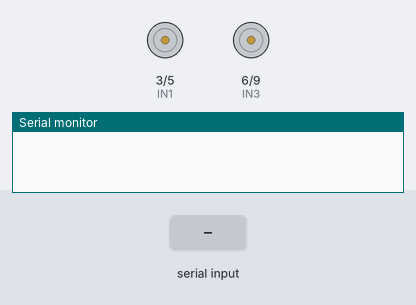
Recording of a sketch running on a simulated Arduino Uno, built with avr-gcc and run on an emulated ATmega328P. Shown: motor-driver pin pairs drawn as motors (green arrow = first pin HIGH = forward, orange = second pin HIGH = backward, longer = more drive), the last lines printed to the serial monitor. The inputs (shaded band) are chosen by the test bench.

Above: at 1.2 s.
1.3 s: "F" received over the second serial link
At 1.7 s:
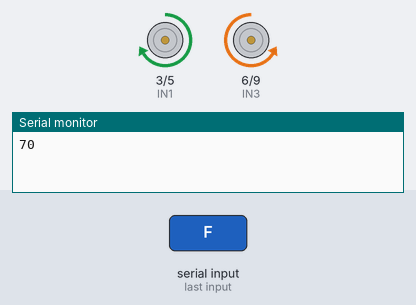
2.8 s: "B" received over the second serial link
At 4.0 s:
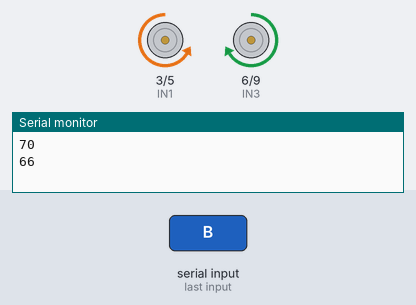
4.3 s: "L" received over the second serial link
At 5.2 s:
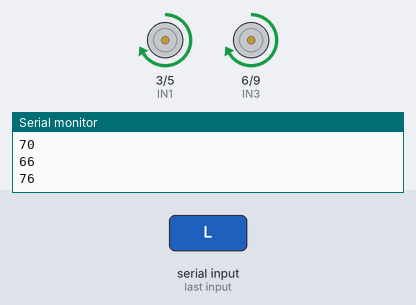
5.8 s: "R" received over the second serial link
At 6.3 s:
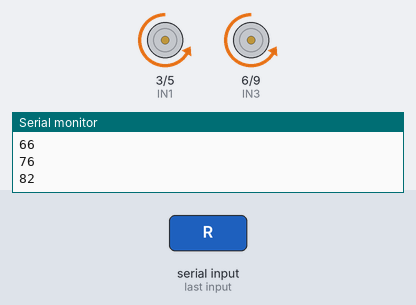
Timing chart, 0 to 8.3 s (numbered marks = the images above; inputs shaded):
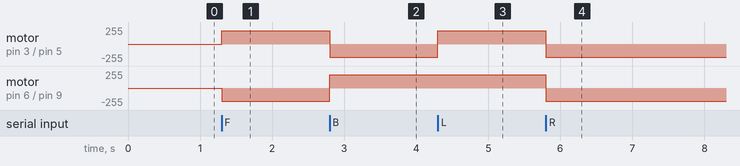

The sketch:

RC_car.ino
```cpp
#include<SoftwareSerial.h>


#define TxD 11
#define RxD 10


SoftwareSerial bluetoothSerial(TxD, RxD);


const int IN1=3;
const int IN2=5;
const int IN3=6;
const int IN4=9;

 int BluetoothData;

 int  SPEED_Control=200;

void setup() {
  Serial.begin(9600);

               bluetoothSerial.begin(9600);
               Serial.begin(9600);

pinMode( IN1 ,OUTPUT);
pinMode( IN2 ,OUTPUT);
pinMode( IN3 ,OUTPUT);
pinMode( IN4 ,OUTPUT);

}
void FORWARD(int Speed){


  analogWrite(IN1,Speed);
  analogWrite(IN2,0);
  analogWrite(IN3,0);
  analogWrite(IN4,Speed);
}

void BACKWARD(int Speed){

  analogWrite(IN1,0);
  analogWrite(IN2,Speed);
  analogWrite(IN3,Speed);
  analogWrite(IN4,0);
}
void RIGHT(int Speed){

  analogWrite(IN2,Speed);
  analogWrite(IN1,0);
  analogWrite(IN4,Speed);
  analogWrite(IN3,0);
}
void LEFT(int Speed){

  analogWrite(IN1,Speed);
  analogWrite(IN2,0);
  analogWrite(IN3,Speed);
  analogWrite(IN4,0);
}
void Stop(){
  analogWrite(IN1,0);
  analogWrite(IN2,0);
  analogWrite(IN3,0);
  analogWrite(IN4,0);
}

void loop() {
 //Rise Up

 if(bluetoothSerial.available()){
    BluetoothData = bluetoothSerial.read();
    Serial.println(BluetoothData);

  if(BluetoothData=='F'){


   FORWARD(SPEED_Control);
   }
  if(BluetoothData=='B'){

  BACKWARD(SPEED_Control);

   }
  if(BluetoothData=='L'){

  LEFT(SPEED_Control);

   }
  if(BluetoothData=='R'){
    RIGHT(SPEED_Control);


   }
    if(BluetoothData=='S'){
  Stop();
   }
   if(BluetoothData=='0'){  SPEED_Control=0 ;}
   if(BluetoothData=='1'){  SPEED_Control=50; }
   if(BluetoothData=='2'){  SPEED_Control=100; }
   if(BluetoothData=='3'){  SPEED_Control=120; }
   if(BluetoothData=='4'){  SPEED_Control=140; }
   if(BluetoothData=='5'){  SPEED_Control=160; }
   if(BluetoothData=='6'){  SPEED_Control=180; }
   if(BluetoothData=='7'){  SPEED_Control=200; }
   if(BluetoothData=='8'){  SPEED_Control=220; }
   if(BluetoothData=='9'){  SPEED_Control=240; }
   if(BluetoothData=='q'){  SPEED_Control=255; }

   if(BluetoothData=='8'){  SPEED_Control=220; }
   if(BluetoothData=='9'){  SPEED_Control=240; }
   if(BluetoothData=='q'){  SPEED_Control=255; }

 }}
```

Measured:
- after the input at 1.3 s, motor on pin 3 (IN1) / pin 5 (IN2): stopped → forward 200/255 at once; motor on pin 6 (IN3) / pin 9 (IN4): stopped → backward 200/255 at once
- after the input at 2.8 s, motor on pin 3 (IN1) / pin 5 (IN2): forward 200/255 → backward 200/255 at once; motor on pin 6 (IN3) / pin 9 (IN4): backward 200/255 → forward 200/255 at once
- after the input at 4.3 s, motor on pin 3 (IN1) / pin 5 (IN2): backward 200/255 → forward 200/255 at once
- after the input at 5.8 s, motor on pin 3 (IN1) / pin 5 (IN2), motor on pin 6 (IN3) / pin 9 (IN4): forward 200/255 → backward 200/255 at once
